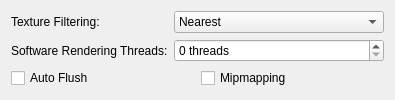
     <widget class="QWidget" name="softwareRenderingTab">
      <attribute name="title">
       <string>Rendering</string>
      </attribute>
      <layout class="QFormLayout" name="formLayout_9">
       <item row="0" column="0">
        <widget class="QLabel" name="label_37">
         <property name="text">
          <string>Texture Filtering:</string>
         </property>
        </widget>
       </item>
       <item row="0" column="1">
        <widget class="QComboBox" name="swTextureFiltering">
         <property name="enabled">
          <bool>true</bool>
         </property>
         <property name="sizePolicy">
          <sizepolicy hsizetype="Expanding" vsizetype="Fixed">
           <horstretch>0</horstretch>
           <verstretch>0</verstretch>
          </sizepolicy>
         </property>
         <property name="layoutDirection">
          <enum>Qt::LeftToRight</enum>
         </property>
         <item>
          <property name="text">
           <string>Nearest</string>
          </property>
         </item>
         <item>
          <property name="text">
           <string>Bilinear (Forced)</string>
          </property>
         </item>
         <item>
          <property name="text">
           <string>Bilinear (PS2)</string>
          </property>
         </item>
         <item>
          <property name="text">
           <string>Bilinear (Forced excluding sprite)</string>
          </property>
         </item>
        </widget>
       </item>
       <item row="1" column="0">
        <widget class="QLabel" name="label_9">
         <property name="text">
          <string>Software Rendering Threads:</string>
         </property>
        </widget>
       </item>
       <item row="1" column="1">
        <widget class="QSpinBox" name="extraSWThreads">
         <property name="suffix">
          <string> threads</string>
         </property>
        </widget>
       </item>
       <item row="2" column="0" colspan="2">
        <layout class="QGridLayout" name="gridLayout_2">
         <item row="0" column="1">
          <widget class="QCheckBox" name="swMipmap">
           <property name="text">
            <string>Mipmapping</string>
           </property>
          </widget>
         </item>
         <item row="0" column="0">
          <widget class="QCheckBox" name="swAutoFlush">
           <property name="text">
            <string>Auto Flush</string>
           </property>
          </widget>
         </item>
        </layout>
       </item>
      </layout>
     </widget>
